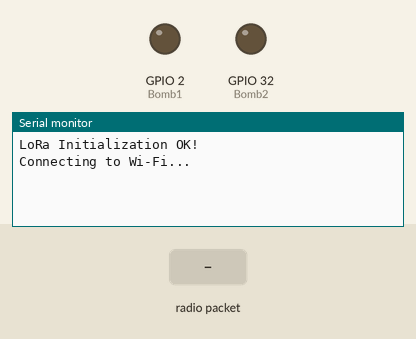
This sketch was run on a simulated ESP32. Parts: output pins drawn as LEDs (lit = HIGH), the last lines printed to the serial monitor. The inputs (shaded band) are chosen by the test bench. WiFi joins after 1.5 s; servers stay silent unless stated; no radio packets arrive unless stated; no MQTT or app messages arrive unless stated.

Above: at 3.2 s.
3.3 s: radio packet "10" arrives
At 4.8 s:
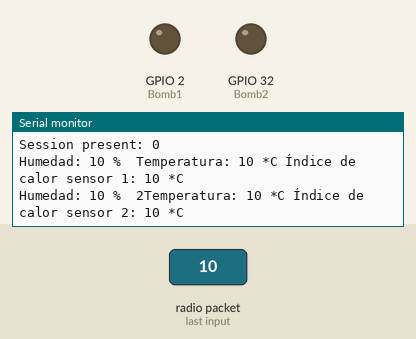
5.0 s: radio packet "5" arrives
At 5.8 s:
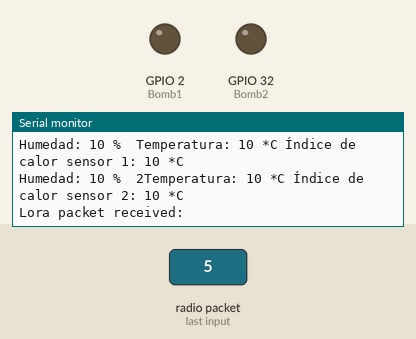
Timing chart, 0 to 8.0 s (numbered marks = the images above; inputs shaded):
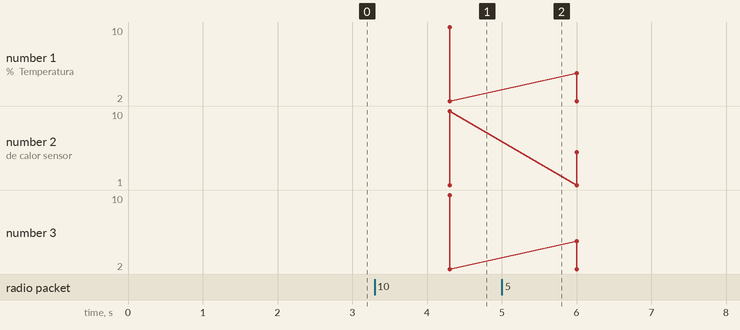

The sketch:

Lora_bombs.ino
```cpp
//Libraries for LoRa
#include <SPI.h>
#include <LoRa.h>
#include <WiFi.h>
extern "C" {
  #include "freertos/FreeRTOS.h"
  #include "freertos/timers.h"
}
#include <AsyncMqttClient.h>
#include <ArduinoJson.h>


#define WIFI_SSID "your wifi name"
#define WIFI_PASSWORD "your password"


// Raspberry Pi Mosquitto MQTT Broker
#define MQTT_HOST IPAddress(34, 175, 155, 40)
// For a cloud MQTT broker, type the domain name
//#define MQTT_HOST "example.com"
#define MQTT_PORT 1883

// Temperature MQTT Topics
#define MQTT_PUB_DHT "esp32/dht/sensor"
#define MQTT_PUB_MOI "esp32/MoistureSensor/sensor"

//define the pins used by the LoRa transceiver module
#define SCK 5
#define MISO 19
#define MOSI 27
#define RST 14
#define DI0 26
#define SS 18

//433E6 for Asia
//866E6 for Europe
//915E6 for North America
#define BAND 868E6

//Initialize waterbomb pins
#define Bomb1 2
#define Bomb2 32
// Initialize variables to get and save LoRa data

String loRaMessage;
String temperature;
String temperature2;
String humidity;
String humidity2;
String hic;
String hic2;
String cappin1;
String cappin2;
String readingID;

AsyncMqttClient mqttClient;
TimerHandle_t mqttReconnectTimer;
TimerHandle_t wifiReconnectTimer;

unsigned long previousMillis = 0;   // Stores last time temperature was published
const long interval = 10000;        // Interval at which to publish sensor readings

void connectToWifi() {
  Serial.println("Connecting to Wi-Fi...");
  WiFi.begin(WIFI_SSID, WIFI_PASSWORD);
}

void connectToMqtt() {
  Serial.println("Connecting to MQTT...");
  mqttClient.connect();
}

void WiFiEvent(WiFiEvent_t event) {
  Serial.printf("[WiFi-event] event: %d\n", event);
  switch(event) {
    case SYSTEM_EVENT_STA_GOT_IP:
      Serial.println("WiFi connected");
      Serial.println("IP address: ");
      Serial.println(WiFi.localIP());
      connectToMqtt();
      break;
    case SYSTEM_EVENT_STA_DISCONNECTED:
      Serial.println("WiFi lost connection");
      xTimerStop(mqttReconnectTimer, 0); // ensure we don't reconnect to MQTT while reconnecting to Wi-Fi
      xTimerStart(wifiReconnectTimer, 0);
      break;
  }
}

void onMqttConnect(bool sessionPresent) {
  Serial.println("Connected to MQTT.");
  Serial.print("Session present: ");
  Serial.println(sessionPresent);
}

void onMqttDisconnect(AsyncMqttClientDisconnectReason reason) {
  Serial.println("Disconnected from MQTT.");
  if (WiFi.isConnected()) {
    xTimerStart(mqttReconnectTimer, 0);
  }
}

/*void onMqttSubscribe(uint16_t packetId, uint8_t qos) {
  Serial.println("Subscribe acknowledged.");
  Serial.print("  packetId: ");
  Serial.println(packetId);
  Serial.print("  qos: ");
  Serial.println(qos);
}
void onMqttUnsubscribe(uint16_t packetId) {
  Serial.println("Unsubscribe acknowledged.");
  Serial.print("  packetId: ");
  Serial.println(packetId);
}*/

void onMqttPublish(uint16_t packetId) {
  Serial.print("Publish acknowledged.");
  Serial.print("  packetId: ");
  Serial.println(packetId);
}


//Initialize LoRa module
void startLoRA(){
  int counter;
  //SPI LoRa pins
  SPI.begin(SCK, MISO, MOSI, SS);
  //setup LoRa transceiver module
  LoRa.setPins(SS,RST, DI0);

  while (!LoRa.begin(BAND) && counter < 10) {
    Serial.print(".");
    counter++;
    delay(500);
  }
  if (counter == 10) {
    // Increment readingID on every new reading
    Serial.println("Starting LoRa failed!");
  }
  Serial.println("LoRa Initialization OK!");
  delay(2000);
}

  void getLoRaData() {
  Serial.print("Lora packet received: ");
  // Read packet
  while (LoRa.available()) {
    String LoRaData = LoRa.readString();
    // LoRaData format: readingID/temperature&soilMoisture#batterylevel
    // String example: 1/27.43&654#95.34
    //Serial.print(LoRaData);
// Get readingID, temperature and soil moisture
    int pos1 = LoRaData.indexOf('/');
    int pos2 = LoRaData.indexOf('?');
    int pos3 = LoRaData.indexOf('&');
    int pos4 = LoRaData.indexOf('%');
    int pos5 = LoRaData.indexOf('#');
    int pos6 = LoRaData.indexOf('-');
    int pos7 = LoRaData.indexOf('!');
    int pos8 = LoRaData.indexOf('$');
    readingID = LoRaData.substring(0, pos1);
    temperature = LoRaData.substring(pos1 +1, pos2);
    temperature2 = LoRaData.substring(pos2+1, pos3);
    humidity = LoRaData.substring(pos3+1, pos4);
    humidity2 = LoRaData.substring(pos4+1, pos5);
    hic = LoRaData.substring(pos5+1, pos6);
    hic2 = LoRaData.substring(pos6+1, pos7);
    cappin1 = LoRaData.substring(pos7+1, pos8);
    cappin2 = LoRaData.substring(pos8+1, LoRaData.length());


  }
  }

  void activateBomb(){

    float x = ::atof(humidity.c_str());
    float x2 = ::atof(humidity.c_str());
    if(x<60){
      digitalWrite(Bomb1, HIGH);
      delay(5000);
      digitalWrite(Bomb1, LOW);
    }
    if(x2<60){
      digitalWrite(Bomb2, HIGH);
      delay(5000);
      digitalWrite(Bomb2, LOW);
    }

  }


  void setup() {
  // Initialize Serial Monitor
  Serial.begin(115200);
  startLoRA();
  // Initialize water pumps
  pinMode(Bomb1, OUTPUT);
  pinMode(Bomb2, OUTPUT);

  mqttReconnectTimer = xTimerCreate("mqttTimer", pdMS_TO_TICKS(2000), pdFALSE, (void*)0, reinterpret_cast<TimerCallbackFunction_t>(connectToMqtt));
  wifiReconnectTimer = xTimerCreate("wifiTimer", pdMS_TO_TICKS(2000), pdFALSE, (void*)0, reinterpret_cast<TimerCallbackFunction_t>(connectToWifi));

  WiFi.onEvent(WiFiEvent);

  mqttClient.onConnect(onMqttConnect);
  mqttClient.onDisconnect(onMqttDisconnect);
  //mqttClient.onSubscribe(onMqttSubscribe);
  //mqttClient.onUnsubscribe(onMqttUnsubscribe);
  mqttClient.onPublish(onMqttPublish);
  mqttClient.setServer(MQTT_HOST, MQTT_PORT);
  // If your broker requires authentication (username and password), set them below
  //mqttClient.setCredentials("REPlACE_WITH_YOUR_USER", "REPLACE_WITH_YOUR_PASSWORD");
  connectToWifi();

}
void loop() {
  // Check if there are LoRa packets available
  int packetSize = LoRa.parsePacket();
  if (packetSize) {
  getLoRaData();
  Serial.print("Humedad: ");
  Serial.print(humidity);
  Serial.print(" %\t");
  Serial.print("Temperatura: ");
  Serial.print(temperature);
  Serial.print(" *C ");
  Serial.print("Índice de calor sensor 1: ");
  Serial.print(hic);
  Serial.print(" *C \n");

  //Sensor 2
 Serial.print("Humedad: ");
 Serial.print(humidity2);
 Serial.print(" %\t2");
 Serial.print("Temperatura: ");
 Serial.print(temperature2);
 Serial.print(" *C ");
 Serial.print("Índice de calor sensor 2: ");
 Serial.print(hic2);
 Serial.print(" *C \n");
  }

  //activateBomb();

  unsigned long currentMillis = millis();
  // Every X number of seconds (interval = 10 seconds)
  // it publishes a new MQTT message
  if (currentMillis - previousMillis >= interval) {
    // Save the last time a new reading was published
    previousMillis = currentMillis;


  // Compact data into JSON payload
  StaticJsonDocument<128> jsonDHT1;
  jsonDHT1["sensor"]=1;
  jsonDHT1["temperature"] = temperature;
  jsonDHT1["humidity"] = humidity;
  jsonDHT1["hic"] = hic;
  // Serialize JSON payload to a string
  String jsonStringDHT1;
  serializeJson(jsonDHT1, jsonStringDHT1);


   // Compact data into JSON payload
  StaticJsonDocument<128> jsonDHT2;
  jsonDHT2["sensor"]=3;
  jsonDHT2["temperature"] = temperature2;
  jsonDHT2["humidity"] = humidity2;
  jsonDHT2["hic"] = hic2;
  // Serialize JSON payload to a string
  String jsonStringDHT2;
  serializeJson(jsonDHT2, jsonStringDHT2);


  StaticJsonDocument<128> jsonCapacitivo1;
  jsonCapacitivo1["sensor"] = 2;
  jsonCapacitivo1["humidity"] = cappin1;

   String jsonStringMOI1;
  serializeJson(jsonCapacitivo1, jsonStringMOI1);


  StaticJsonDocument<128> jsonCapacitivo2;
  jsonCapacitivo2["sensor"] = 4;
  jsonCapacitivo2["humidity"] = cappin2;

   String jsonStringMOI2;
  serializeJson(jsonCapacitivo2, jsonStringMOI2);


    // Publish an MQTT message on topic esp32/dht/sensor
    uint16_t packetIdPub1 = mqttClient.publish(MQTT_PUB_DHT, 1, true, jsonStringDHT1.c_str());
    Serial.printf("Publishing on topic %s at QoS 1, packetId: %i ", MQTT_PUB_DHT, packetIdPub1);
    delay(3000);
     // Publish an MQTT message on topic esp32/dht/sensor
    uint16_t packetIdPub2 = mqttClient.publish(MQTT_PUB_DHT, 1, true, jsonStringDHT2.c_str());
    Serial.printf("Publishing on topic %s at QoS 1, packetId: %i ", MQTT_PUB_DHT, packetIdPub2);
    delay(3000);

      // Publish an MQTT message on topic esp32/MoistureSensor/sensor
    uint16_t packetIdPub3 = mqttClient.publish(MQTT_PUB_MOI, 1, true, jsonStringMOI1.c_str());
    Serial.printf("Publishing on topic %s at QoS 1, packetId: %i ", MQTT_PUB_MOI, packetIdPub3);
    delay(3000);
      // Publish an MQTT message on topic esp32/MoistureSensor/sensor
    uint16_t packetIdPub4 = mqttClient.publish(MQTT_PUB_MOI, 1, true, jsonStringMOI2.c_str());
    Serial.printf("Publishing on topic %s at QoS 1, packetId: %i ", MQTT_PUB_MOI, packetIdPub4);
    delay(3000);


  }

}
```

Measured:
- after the input at 3.3 s, the serial monitor: prints a new line at once (image 1)
- after the input at 5.0 s, the serial monitor: prints a new line at once (image 2)
- plotted number 2: 10 → 5 after the input at 5.0 s
